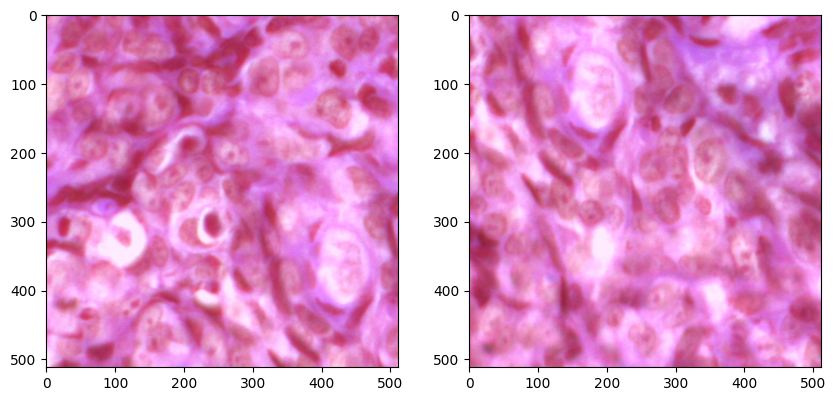
#> input picture assets/contamination/p0020_p0021_test_case.png, 836 x 401 px; its folder holds only this picture in this run
$ python -i dataset_alignment_report.py   (imports and definitions only)
#> lines starting #> are read from the running program, lines starting #| are printed output that depends on the picture
import argparse
import json
import pickle
import textwrap
from pathlib import Path

import cv2 as cv
import matplotlib.pyplot as plt
import numpy as np
import pandas as pd
from matplotlib.backends.backend_pdf import PdfPages
from matplotlib.patches import Rectangle
from matplotlib.lines import Line2D

from src.phase0.patch_similarity import cosine_similarity_matrix
from src.release.atlas_methods import bbox_iou, pair_relation
from src.phase0.recovery_validation import (
    DEFAULT_ACCEPTED_METADATA,
    DEFAULT_ORIGIN_IMAGE_DIR,
    DEFAULT_RAW_PATCH_DIR,
    normalized_origin_id,
    patch_number,
)


DEFAULT_SAB_VALIDATION_DIR = Path("results/phase0/sab_consistency_validation")
DEFAULT_OUTPUT_DIR = Path("results/phase0/dataset_alignment_report")
DEFAULT_EMBEDDINGS_PATH = Path("data/embeddings/embeddings_wsi_level_virchow_20260628_223154.pkl")
DEFAULT_RECOVERED_COORDINATES = Path("results/phase0/sab_coordinate_recovery/sab_patch_recovered_coordinates.csv")
DEFAULT_LOGO_PATH = Path("docs/assets/branding/labcin-logo.png")
DEFAULT_ORIGIN_INVENTORY = Path("results/phase0/recovery_validation/origin_image_inventory.csv")
PRIVATE_OUTPUT_DIRNAME = "private_lab_crosswalks"
PUBLIC_PRIVATE_COLUMNS = {
    "sab_origin_image_id",
    "sab_origin_image_id_recovered",
    "sab_case_prefix",
    "sab_case_prefix_recovered",
    "sab_origin_path",
    "sab_origin_path_recovered",
    "sab_patch_filename",
    "sab_patch_path",
    "sab_patch_path_recovered",
    "ndb_patch_path",
    "ndb_patch_path_recovered",
    "ndb_origin_path_from_sab_origin_exact_match",
}


def read_rgb(path: str | Path) -> np.ndarray | None:
    if not path or pd.isna(path):
        return None
    image = cv.imread(str(path), cv.IMREAD_COLOR)
#> image is the input picture: shape (401, 836, 3); mean B, G, R 205.1, 155.4, 225.6
    if image is None:
        return None
    return cv.cvtColor(image, cv.COLOR_BGR2RGB)


# [4 lines left out: function safe_value, not called in this run]


def image_path_for_origin(origin_image_dir: Path, origin_id) -> Path:
    return Path(origin_image_dir) / f"{normalized_origin_id(origin_id)}.png"


def patch_path(raw_patch_dir: Path, patch_id: str) -> Path:
    return Path(raw_patch_dir) / f"{patch_id}.png"


# [88 lines left out: functions classify_review_status, build_source_alignment_master, attach_public_origin_ids, not called in this run]


def public_release_table(table: pd.DataFrame) -> pd.DataFrame:
    drop_columns = [column for column in PUBLIC_PRIVATE_COLUMNS if column in table.columns]
    return table.drop(columns=drop_columns)


# [59 lines left out: functions build_origin_patch_composition, coordinate_status, load_embeddings, not called in this run]


def visual_fingerprint(path: str | Path, size: int = 32) -> np.ndarray | None:
    image = read_rgb(path)
    if image is None:
        return None
    small = cv.resize(image, (size, size), interpolation=cv.INTER_AREA).astype(np.float32) / 255.0
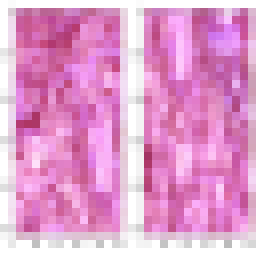
#> small: shape (32, 32, 3) float32 (shown 8 times larger); mean R, G, B 0.885, 0.609, 0.804
    lab = cv.cvtColor((small * 255).astype(np.uint8), cv.COLOR_RGB2LAB).astype(np.float32)
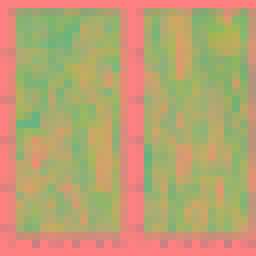
#> lab: shape (32, 32, 3) float32 (shown 8 times larger); mean R, G, B 185.5, 161.8, 114
    vector = np.concatenate([small.reshape(-1), lab.reshape(-1)])
#> vector = 6144 values, max 255 at index 3072, min 0.204 at index 1879, mean 77.27
    vector = vector - float(vector.mean())
#> vector = 6144 values, max 177.7 at index 3072, min -77.06 at index 1879, mean 0
    norm = float(np.linalg.norm(vector))
#> norm = 6378.6
    if norm == 0:
        return None
    return vector / norm


# [134 lines left out: functions cosine_from_vectors, lab_mean_delta, lab_mean_vector, vector_distance, recovered_coordinate_status, build_patch_pair_similarity and 3 more, not called in this run]


PAGE_A4_PORTRAIT = (8.27, 11.69)
PAGE_A4_LANDSCAPE = (11.69, 8.27)
LABEL_DISPLAY = {
    "oscc": "OSCC",
    "with_dysplasia": "with dysplasia",
    "without_dysplasia": "without dysplasia",
    "unknown": "unknown",
    "missing_from_accepted_metadata": "missing from accepted metadata",
}
STATUS_DISPLAY = {
    "source_convergent": "Sources converge",
    "source_disagreement": "Source labels differ",
    "requires_manual_review": "Needs manual review",
    "biologically_implausible_or_high_conflict": "High biological/source conflict",
    "metadata_insufficient": "Metadata incomplete",
}
PAIR_DISPLAY = {
    "feature_similar_and_spatially_overlapping": "visually similar and spatially overlapping",
    "feature_similar_without_spatial_overlap": "visually similar but spatially separate",
    "spatially_overlapping": "spatially overlapping",
    "spatially_distinct": "spatially separate",
    "coordinate_unavailable_or_requires_review": "coordinates unavailable",
}
LABEL_COLORS = {
    "oscc": "#D04A3A",
    "with_dysplasia": "#E2A23A",
    "without_dysplasia": "#3E78B2",
    "unknown": "#777777",
    "missing_from_accepted_metadata": "#777777",
}


def display_label(value: str) -> str:
    return LABEL_DISPLAY.get(str(value), str(value).replace("_", " "))


def display_status(value: str) -> str:
    return STATUS_DISPLAY.get(str(value), str(value).replace("_", " "))


def display_pair_relation(value: str) -> str:
    return PAIR_DISPLAY.get(str(value), str(value).replace("_", " "))


# [12 lines left out: functions add_logo, add_wrapped_text, not called in this run]


def wrap_cell(value: str, width: int) -> str:
    return "\n".join(textwrap.wrap(str(value), width=width)) if value is not None else ""


# [606 lines left out: functions add_table, add_section_title, count_rows, add_cover_page, add_dataset_definitions_page, add_key_findings_page and 16 more, not called in this run]

>>> result = visual_fingerprint('../../../assets/contamination/p0020_p0021_test_case.png')
#> result = 6144 values, max 0.0279 at index 3072, min -0.0121 at index 1879, mean 6.21e-10

$ run again, on assets/contamination/similarity_matrix_0011.png
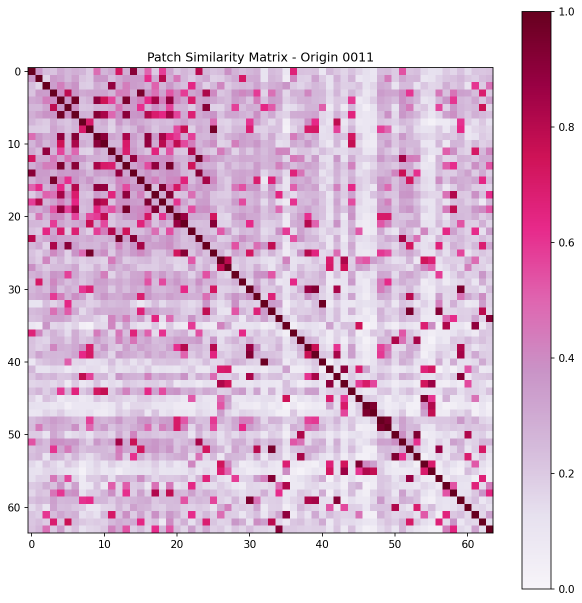
#> input picture assets/contamination/similarity_matrix_0011.png, 1164 x 1205 px (shown at 1/2 size)
#> in read_rgb, image is the input picture: shape (1205, 1164, 3); mean B, G, R 218.5, 195.2, 225.1
#> in visual_fingerprint, `small = cv.resize(image, (size, size), interpolation=cv.INTER_AREA).as..`:
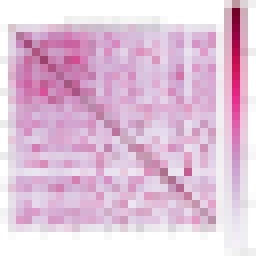
#> small: shape (32, 32, 3) float32 (shown 8 times larger); mean R, G, B 0.883, 0.766, 0.857
#> in visual_fingerprint, `lab = cv.cvtColor((small * 255).astype(np.uint8), cv.COLOR_RGB2LAB).as..`:
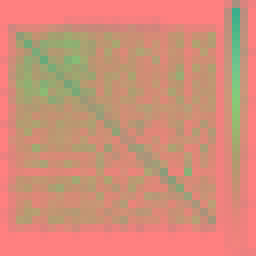
#> lab: shape (32, 32, 3) float32 (shown 8 times larger); mean R, G, B 209.5, 142.7, 120.8
#> in visual_fingerprint, `vector = np.concatenate([small.reshape(-1), lab.reshape(-1)])`: vector = 6144 values, max 255 at index 3072, min 0 at index 184, mean 79.24
#> in visual_fingerprint, `vector = vector - float(vector.mean())`: vector = 6144 values, max 175.8 at index 3072, min -79.24 at index 184, mean -2.54e-06
#> norm = 6597.5
#> result = 6144 values, max 0.0266 at index 3072, min -0.012 at index 184, mean 0
